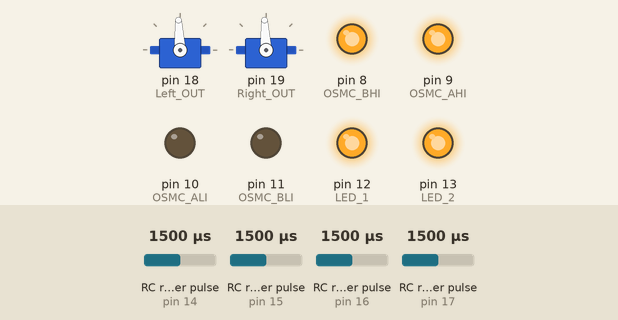
A sketch run on a simulated Arduino Uno, built with avr-gcc and run on an emulated ATmega328P. Parts: 2 × servo, output pins drawn as LEDs (lit = HIGH). Wiring (inferred from the names in the program): 4 × RC receiver channel: data pin 14 / data pin 15 / data pin 16 / data pin 17; 2 × servo: signal pin 18 / signal pin 19. The test bench sets the inputs (shaded band); at power-on: RC receiver pulse (sensors on pin 15, pin 16, pin 14, pin 17) 1500 µs. Servo pulses on a pin are drawn as a servo (544–2400 µs = 0–180°); pins used as bus, display or sensor lines are not drawn.

Above: at 3.2 s.
3.3 s: RC receiver pulse (sensor on pin 15) set to 1020 µs
At 3.8 s:
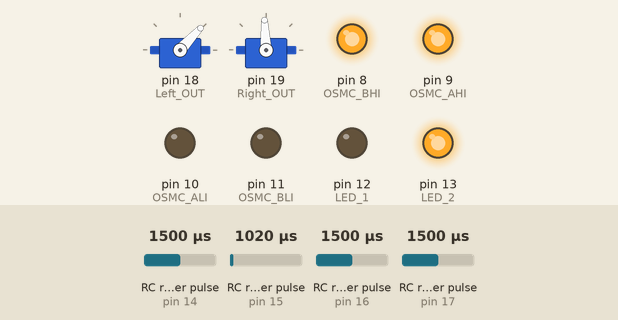
4.8 s: RC receiver pulse (sensor on pin 16) set to 1020 µs
At 6.0 s:
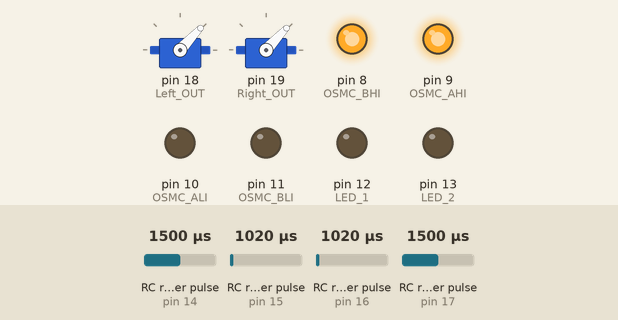
6.3 s: RC receiver pulse (sensor on pin 15) set to 1250 µs
At 7.2 s:
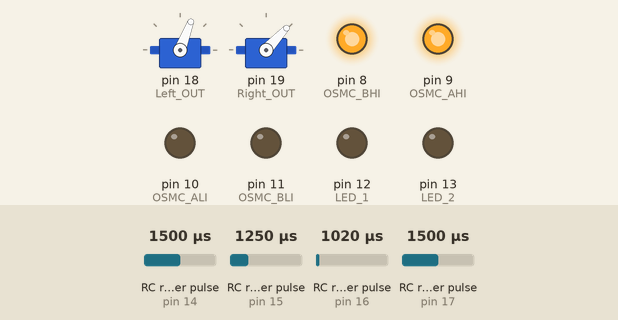
7.8 s: RC receiver pulse (sensor on pin 16) set to 1250 µs
At 8.4 s:
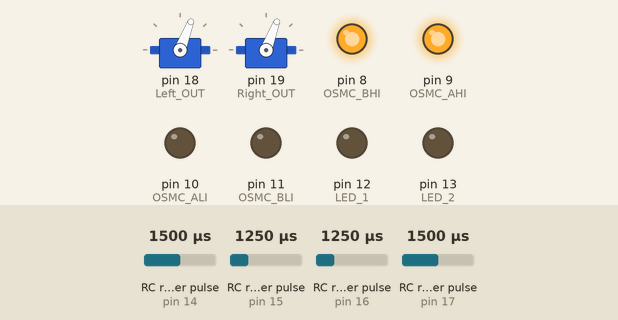
9.3 s: RC receiver pulse (sensor on pin 15) set to 1500 µs
At 10.5 s:
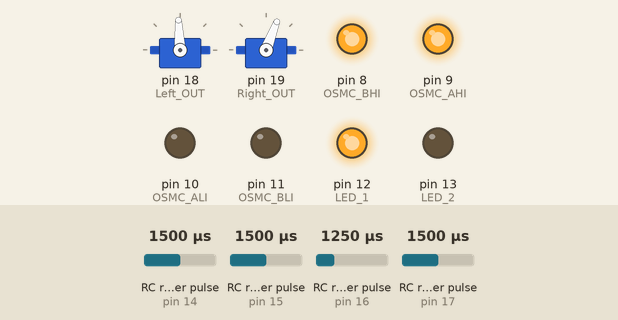
10.8 s: RC receiver pulse (sensor on pin 16) set to 1750 µs
At 11.9 s:
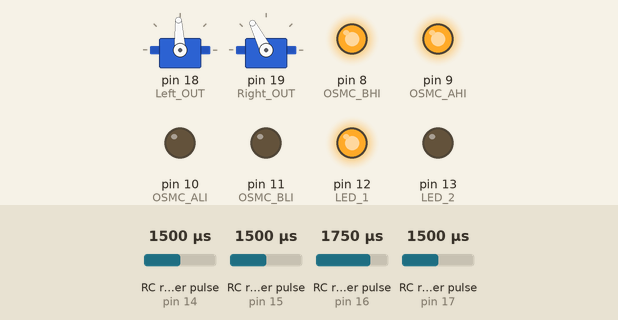
Timing chart, 0 to 13.3 s (numbered marks = the images above; inputs shaded):
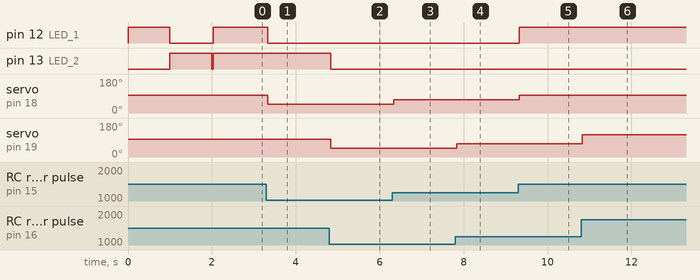

Measured:
- after the input at 3.3 s, pin 12 (LED_1): HIGH → LOW at once; servo on pin 18 (Left_OUT): 93° → 47° at once
- after the input at 4.8 s, pin 13 (LED_2): HIGH → LOW at once; servo on pin 19 (Right_OUT): 93° → 47° at once
- after the input at 6.3 s, servo on pin 18 (Left_OUT): 47° → 69° at once
- after the input at 7.8 s, servo on pin 19 (Right_OUT): 47° → 69° at once
- after the input at 9.3 s, pin 12 (LED_1): LOW → HIGH at once; servo on pin 18 (Left_OUT): 69° → 93° at once
- after the input at 10.8 s, servo on pin 19 (Right_OUT): 69° → 117° at once

The sketch:

Ch12_BattleBot.pde
```cpp
// Chapter 12 – The Battle-bot
// Controls 2 Sabertooth motor controllers using R/C pulse signal
// Controls battle-bot weapon using OSMC (open-source motor=controller)
// Decodes 2 R/C servo signals for the Left and Right drive channels (Sabertooth 2x25 in R/C mode)
// Decodes 1 R/C servo signal for weapon (OSMC)
//
//
// Create names for R/C pulse input pins D14 - D17
int RC_1 = 14;
int RC_2 = 15;
int RC_3 = 16;
int RC_4 = 17;
// Create names for R/C pulse output pins D18 and D19
int Left_OUT = 18;
int Right_OUT = 19;
// Name LEDs and attach to pins D12 and D13
int LED_1 = 12;
int LED_2 = 13;
// Name weapon motor controller output pins and attach to D8 - D11
int OSMC_BHI = 8;
int OSMC_BLI = 11; // PWM pin
int OSMC_ALI = 10; // PWM pin
int OSMC_AHI = 9;
// create variables for weapon deadband and arming weapon
int deadband = 10;
int weapon_armed = false;
// Variables to store R/C values
// values for R/C channel 1
int servo1_val;
int adj_val1;
int servo1_Ready;
// values for R/C channel 2
int servo2_val;
int adj_val2;
int servo2_Ready;
// values for R/C channel 3
int servo3_val;
int adj_val3;
int servo3_Ready;
// values for R/C channel 4
int servo4_val;
int adj_val4;
int servo4_Ready;
// End of Variables
// Begin Setup() function
void setup() {
// changes PWM frequency on pins 9 & 10 to 32kHz for weapon
TCCR1B = TCCR1B & 0b11111000 | 0x01;
//motor pins
pinMode(OSMC_ALI, OUTPUT);
pinMode(OSMC_AHI, OUTPUT);
pinMode(OSMC_BLI, OUTPUT);
pinMode(OSMC_BHI, OUTPUT);
//led's
pinMode(LED_1, OUTPUT);
pinMode(LED_2, OUTPUT);
// R/C signal outputs
pinMode(Left_OUT, OUTPUT);
pinMode(Right_OUT, OUTPUT);
//PPM inputs from RC receiver
pinMode(RC_1, INPUT);
pinMode(RC_2, INPUT);
pinMode(RC_3, INPUT);
pinMode(RC_4, INPUT);
// Set all OSMC pins LOW during Setup
digitalWrite(OSMC_BHI, LOW); // AHI and BHI should be HIGH for electric brake
digitalWrite(OSMC_ALI, LOW);
digitalWrite(OSMC_AHI, LOW); // AHI and BHI should be HIGH for electric brake
digitalWrite(OSMC_BLI, LOW);
// blink LEDs to verify setup
digitalWrite(LED_1, HIGH);
digitalWrite(LED_2, LOW);
delay(1000);
digitalWrite(LED_2, HIGH);
digitalWrite(LED_1, LOW);
delay(1000);
digitalWrite(LED_2, LOW);
// Write OSMC Hi-side pins HIGH, enabling electric-brake for weapon motor when not being used
digitalWrite(OSMC_AHI, HIGH);
digitalWrite(OSMC_BHI, HIGH);
}
// End of Setup()
// Begin Loop() function
void loop() {
// Read R/C signals from receiver
servo1_val = pulseIn(RC_1, HIGH, 20000); // weapon channel
servo2_val = pulseIn(RC_2, HIGH, 20000); // left drive channel
servo3_val = pulseIn(RC_3, HIGH, 20000); // right drive channel
servo4_val = pulseIn(RC_4, HIGH, 20000); // weapon disable switch
// Failsafe check - Check to see if BOTH drive channels are valid before processing anything else
if (servo2_val > 0 && servo3_val > 0) {
// turn on Neutral LEDs for the drive channels if they are centered (individually).
// LED 1 for left drive channel
if (servo2_val < 1550 && servo2_val > 1450){
digitalWrite(LED_1, HIGH);
}
else{
digitalWrite(LED_1, LOW);
}
// LED 2 for right drive channel
if (servo3_val < 1550 && servo3_val > 1450){
digitalWrite(LED_2, HIGH);
}
else{
digitalWrite(LED_2, LOW);
}
// Check to see if Toggle switch is engaged (R/C ch5), before enabling Weapon
if (servo4_val > 1550){
// arm weapon
weapon_armed = true;
// Then, go ahead and process the Weapon value
if (servo1_val > 800 && servo1_val < 2200){
// Map bi-directional value from R/C Servo pulse centered at 1500 milliseconds,
// to a forward/reverse value centered at 0.
// 255 = full forward, 0 = Neutral, -255 = full reverse
adj_val1 = map(servo1_val, 1000, 2000, -255, 255);
// Limit the values to +/- 255
if (adj_val1 > 255){
adj_val1 = 255;
}
if (adj_val1 < -255){
adj_val1 = -255;
}
// Check signal for direction of motor (positive or negative value)
if (adj_val1 > deadband){
// if value is positive, write forward value to motor
weapon_forward(adj_val1);
}
else if (adj_val1 < -deadband){
// if value is negative, convert to positive (*-1) then write reverse value to motor
adj_val1 = adj_val1 * -1;
weapon_reverse(adj_val1);
}
else {
// otherwise, weapon signal is neutral, stop weapon motor.
weapon_stop();
adj_val1 = 0;
}
}
else {
// else, if the weapon toggle switch is disengaged, stop weapon (from above)
weapon_stop();
}
}
else{
// else, if Drive signals are not valid disable weapon - extra failsafe
weapon_armed = false;
weapon_stop();
}
}
// If drive signals are not valid, stop using Neutral LEDs and make them blink
// back and forth until the signal is restored - see the acquiring() function.
else {
servo2_val = 1500;
servo3_val = 1500;
weapon_armed = false;
acquiring();
}
// Lastly, send the R/C pulses to the Sabertooth
Send_Pulses();
}
// End Loop
// Begin extra functions
void acquiring(){
// while R/C receiver is searching for a signal, blink LEDs
digitalWrite(LED_1, HIGH);
digitalWrite(LED_2, LOW);
delay(200);
digitalWrite(LED_2, HIGH);
digitalWrite(LED_1, LOW);
delay(200);
digitalWrite(LED_2, LOW);
}
void Send_Pulses(){
// send Left R/C pulse to left Sabertooth S1 and S2
digitalWrite(Left_OUT, HIGH);
delayMicroseconds(servo2_val);
digitalWrite(Left_OUT, LOW);
// send Right R/C pulse to right Sabertooth S1 and S2
digitalWrite(Right_OUT, HIGH);
delayMicroseconds(servo3_val);
digitalWrite(Right_OUT, LOW);
}
// motor forward function for OSMC
void weapon_forward(int speed_val1){
digitalWrite(OSMC_BLI, LOW);
analogWrite(OSMC_ALI, speed_val1);
}
// motor reverse function for OSMC
void weapon_reverse(int speed_val2){
digitalWrite(OSMC_ALI, LOW);
analogWrite(OSMC_BLI, speed_val2);
}
// motor stop function for OSMC
void weapon_stop() {
digitalWrite(OSMC_ALI, LOW);
digitalWrite(OSMC_BLI, LOW);
}
// End of extra functions
// End of Code
```
